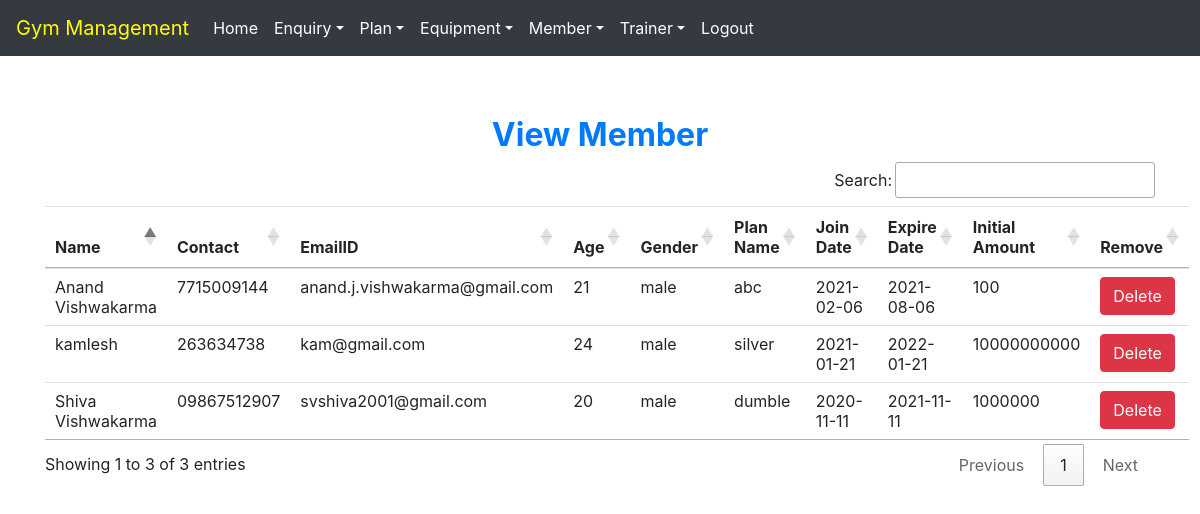
Page /view_member (signed in) on the committed database.
### gym/models.py (models this page shows, shortened)
class Member(models.Model):
    name = models.CharField(max_length=50)
    contact = models.CharField(max_length=10)
    emailid = models.CharField(max_length=50)
    age = models.CharField(max_length=10)
    gender = models.CharField(max_length=10)
    plan = models.CharField(max_length=40)
    joindate = models.CharField(max_length=40)
    expiredate = models.CharField(max_length=40)
    initialamount = models.CharField(max_length=10)

### gym/views.py (the view)
# urls.py: path('view_member', View_Member, name='view_member'),
def View_Member(request):
    if not request.user.is_staff:
        return redirect('login')
    member = Member.objects.all()
    d = {'mem': member}
    return render(request, "view_member.html", d)

### gym/templates/view_member.html (shortened to what this page needs)
{% extends 'navigationbar.html' %}
{% block body %}
<div class="container" style="margin-top:60px">
    <h2 class="text-center text-primary font-weight-bold">View Member</h2>
    <table id="example" class="table table-hover">
        <thead>
        <tr>
            <th>Name</th>
            <th>Contact</th>
            <th>EmailID</th>
            <th>Age</th>
            <th>Gender</th>
            <th>Plan Name</th>
            <th>Join Date</th>
            <th>Expire Date</th>
            <th>Initial Amount</th>
            <th>Remove</th>
        </tr>
        </thead>
        <tbody>
        {% for i in mem %}
        <tr>
            <td>{{i.name}}</td>
            <td>{{i.contact}}</td>
            <td>{{i.emailid}}</td>
            <td>{{i.age}}</td>
            <td>{{i.gender}}</td>
            <td>{{i.plan}}</td>
            <td>{{i.joindate}}</td>
            <td>{{i.expiredate}}</td>
            <td>{{i.initialamount}}</td>
            <td><a class="btn btn-danger" href="{% url 'delete_member' i.id %}" onclick="return confirm('Are you sure to delete?')">Delete</a> </td>
        </tr>
        {% endfor %}
    </table>
</div>
{% endblock %}

### rows in the picture
Member: name "Shiva Vishwakarma", contact "09867512907", emailid "svshiva2001@gmail.com", age "20", gender "male", plan "dumble", joindate "2020-11-11", expiredate "2021-11-11", initialamount "1000000"
Member: name "kamlesh", contact "263634738", emailid "kam@gmail.com", age "24", gender "male", plan "silver", joindate "2021-01-21", expiredate "2022-01-21", initialamount "10000000000"
Member: name "Anand Vishwakarma", contact "7715009144", emailid "anand.j.vishwakarma@gmail.com", age "21", gender "male", plan "abc", joindate "2021-02-06", expiredate "2021-08-06", initialamount "100"
